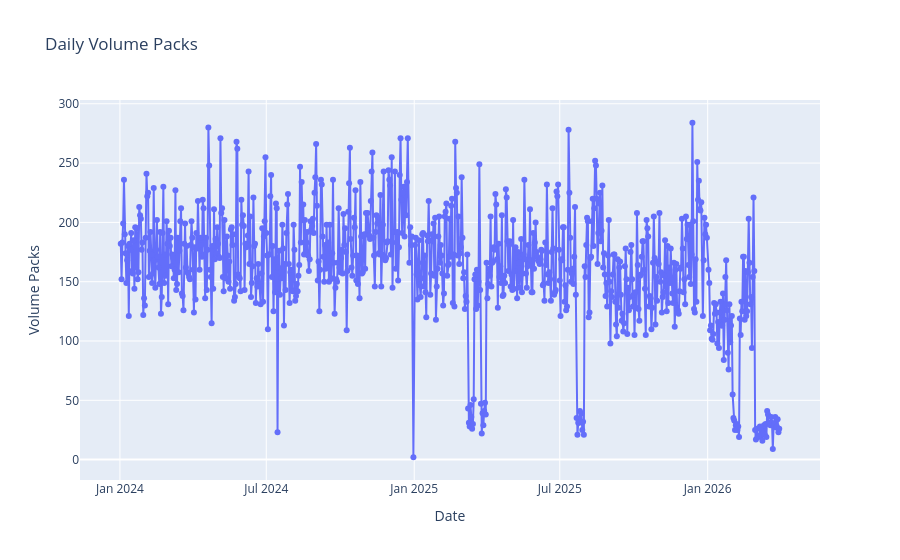

Here is the notebook cell this chart was saved with:
### Code cell
fig = px.line(
    merged_data, x="date", y="sales_quantity", title="Daily Volume Packs", markers=True
)

fig.update_layout(xaxis_title="Date", yaxis_title="Volume Packs", hovermode="x unified")

fig.show()

### Figure 1 — Plotly figure (JSON) as saved in the notebook; plotly's stock layout.template omitted (floating-point values rounded to 4 significant figures; data arrays with more than 128 entries replaced by an {"elided": "..."} marker saying what was removed)
{"data": [{"hovertemplate": "date=%{x}<br>sales_quantity=%{y}<extra></extra>", "legendgroup": "", "line": {"color": "#636efa", "dash": "solid"}, "marker": {"symbol": "circle"}, "mode": "lines+markers", "name": "", "orientation": "v", "showlegend": false, "type": "scatter", "x": {"elided": "813 str values"}, "xaxis": "x", "y": {"elided": "813 float values"}, "yaxis": "y"}], "layout": {"hovermode": "x unified", "legend": {"tracegroupgap": 0}, "title": {"text": "Daily Volume Packs"}, "xaxis": {"anchor": "y", "domain": [0, 1], "title": {"text": "Date"}}, "yaxis": {"anchor": "x", "domain": [0, 1], "title": {"text": "Volume Packs"}}}}
